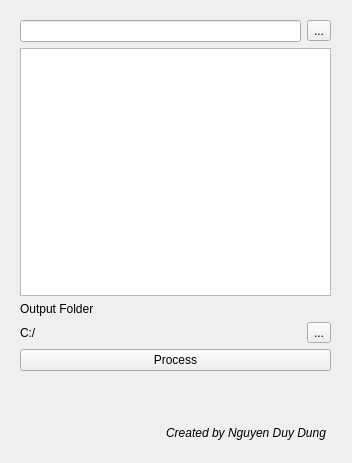
<?xml version="1.0" encoding="UTF-8"?>
<ui version="4.0">
 <class>Form</class>
 <widget class="QWidget" name="Form">
  <property name="geometry">
   <rect>
    <x>0</x>
    <y>0</y>
    <width>352</width>
    <height>463</height>
   </rect>
  </property>
  <property name="sizePolicy">
   <sizepolicy hsizetype="Preferred" vsizetype="Preferred">
    <horstretch>0</horstretch>
    <verstretch>0</verstretch>
   </sizepolicy>
  </property>
  <property name="cursor">
   <cursorShape>ArrowCursor</cursorShape>
  </property>
  <property name="windowTitle">
   <string>3D Mesh to 2D Plan</string>
  </property>
  <widget class="QWidget" name="layoutWidget">
   <property name="geometry">
    <rect>
     <x>20</x>
     <y>20</y>
     <width>311</width>
     <height>351</height>
    </rect>
   </property>
   <layout class="QVBoxLayout" name="verticalLayout">
    <item>
     <layout class="QHBoxLayout" name="horizontalLayout">
      <item>
       <widget class="QLineEdit" name="line_InputPath">
        <property name="readOnly">
         <bool>false</bool>
        </property>
       </widget>
      </item>
      <item>
       <widget class="QToolButton" name="btn_Browse">
        <property name="text">
         <string>...</string>
        </property>
       </widget>
      </item>
     </layout>
    </item>
    <item>
     <widget class="QListWidget" name="list_FilesList"/>
    </item>
    <item>
     <widget class="QLabel" name="label">
      <property name="text">
       <string>Output Folder</string>
      </property>
     </widget>
    </item>
    <item>
     <layout class="QHBoxLayout" name="horizontalLayout_2">
      <item>
       <widget class="QLabel" name="lbl_OutputPath">
        <property name="text">
         <string>C:/</string>
        </property>
       </widget>
      </item>
      <item>
       <widget class="QToolButton" name="btn_BrowseOutput">
        <property name="text">
         <string>...</string>
        </property>
       </widget>
      </item>
     </layout>
    </item>
    <item>
     <widget class="QPushButton" name="btn_Process">
      <property name="text">
       <string>Process</string>
      </property>
     </widget>
    </item>
   </layout>
  </widget>
  <widget class="QLabel" name="label_2">
   <property name="geometry">
    <rect>
     <x>20</x>
     <y>423</y>
     <width>309</width>
     <height>20</height>
    </rect>
   </property>
   <property name="text">
    <string>&lt;html&gt;&lt;head/&gt;&lt;body&gt;&lt;p&gt;&lt;span style=&quot; font-style:italic;&quot;&gt;Created by Nguyen Duy Dung&lt;/span&gt;&lt;/p&gt;&lt;/body&gt;&lt;/html&gt;</string>
   </property>
   <property name="textFormat">
    <enum>Qt::AutoText</enum>
   </property>
   <property name="alignment">
    <set>Qt::AlignRight|Qt::AlignTrailing|Qt::AlignVCenter</set>
   </property>
   <property name="margin">
    <number>0</number>
   </property>
   <property name="indent">
    <number>3</number>
   </property>
   <property name="openExternalLinks">
    <bool>false</bool>
   </property>
  </widget>
 </widget>
 <resources/>
 <connections/>
</ui>
